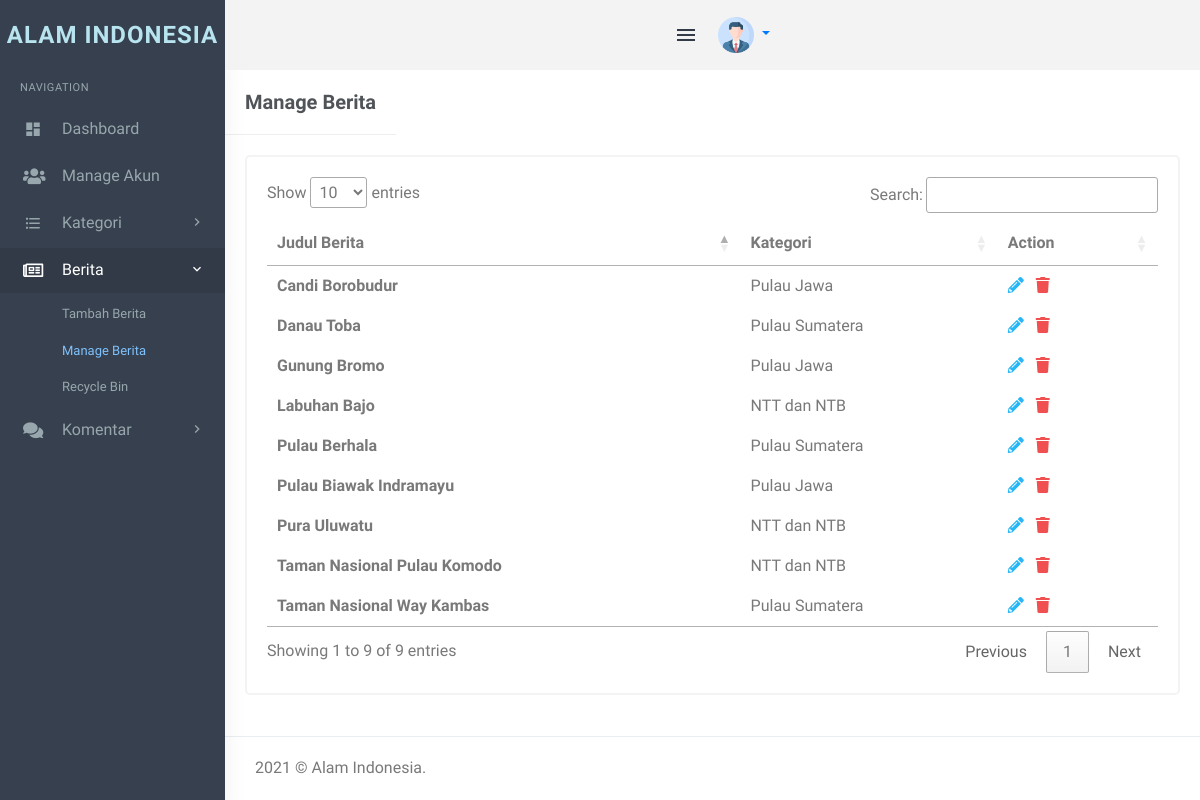
The app's page /admin/admin/manage-posts.php (signed in) with its own data.
### tables this page shows
CREATE TABLE `berita` (
  `id` int(11) NOT NULL,
  `judul` longtext DEFAULT NULL,
  `CategoryId` int(11) DEFAULT NULL,
  `ringkasan` text NOT NULL,
  `isiBerita` longtext DEFAULT NULL,
  `PostingDate` timestamp NULL DEFAULT current_timestamp(),
  `UpdationDate` timestamp NULL DEFAULT NULL ON UPDATE current_timestamp(),
  `Is_Active` int(1) DEFAULT NULL,
  `PostUrl` mediumtext DEFAULT NULL,
  `PostImage` varchar(255) DEFAULT NULL,
  `postedBy` varchar(255) DEFAULT NULL,
  `lastUpdatedBy` varchar(255) DEFAULT NULL
);

CREATE TABLE `kategori` (
  `id` int(11) NOT NULL,
  `CategoryName` varchar(200) DEFAULT NULL,
  `Description` mediumtext DEFAULT NULL,
  `PostingDate` timestamp NULL DEFAULT current_timestamp(),
  `UpdationDate` timestamp NULL DEFAULT NULL ON UPDATE current_timestamp(),
  `Is_Active` int(1) DEFAULT NULL
);

### admin/admin/manage-posts.php (the view, shortened to what this page needs)
<?php
include('../../includes/koneksi.php');
if (strlen($_SESSION['username']) == 0) {
    header('location:../../login/login.php');
} elseif ($_SESSION['userType'] == 0) {
    header('location:../../user.php');
} else {
?>
    <!DOCTYPE html>
    <html lang="en">
    <head>
        <link rel="stylesheet" href="../plugins/morris/morris.css">
        <link href="../plugins/jvectormap/jquery-jvectormap-2.0.2.css" rel="stylesheet" />
        <link href="assets/css/bootstrap.min.css" rel="stylesheet" type="text/css" />
        <link href="assets/css/core.css" rel="stylesheet" type="text/css" />
        <link href="assets/css/icons.css" rel="stylesheet" type="text/css" />
        <link href="assets/css/pages.css" rel="stylesheet" type="text/css" />
        <link href="assets/css/menu.css" rel="stylesheet" type="text/css" />
        <link href="../vendor/fontawesome-free/css/all.min.css" rel="stylesheet" type="text/css">
        <link href="assets/css/responsive.css" rel="stylesheet" type="text/css" />
        <link rel="stylesheet" href="https://cdn.datatables.net/1.11.3/css/jquery.dataTables.min.css">
        <link rel="stylesheet" href="../plugins/switchery/switchery.min.css">
    </head>
    <body class="fixed-left">
        <div id="wrapper">
            <?php include('includes/topheader.php'); ?>
            <?php include('includes/leftsidebar.php'); ?>
            <div class="content-page">
                <div class="content">
                    <div class="container">
                        <div class="row">
                            <div class="col-xs-12">
                                <div class="page-title-box">
                                    <h4 class="page-title">Manage Berita </h4>
                                    <div class="clearfix"></div>
                                </div>
                            </div>
                        </div>
                        <div class="row">
                            <div class="col-sm-12">
                                <div class="card-box">
                                    <div class="table-responsive">
                                        <table id="listberita">
                                            <thead>
                                                <tr>
                                                    <th>Judul Berita</th>
                                                    <th>Kategori</th>
                                                    <th>Action</th>
                                                </tr>
                                            </thead>
                                            <tbody>
                                                <?php
                                                $query = mysqli_query($con, "select berita.id as postid,berita.judul as title,kategori.CategoryName as category from berita left join kategori on kategori.id=berita.CategoryId where berita.Is_Active=1 ");
                                                $rowcount = mysqli_num_rows($query);
                                                if ($rowcount == 0) {
                                                ?>
                                                    <tr>
                                                        <td colspan="4" align="center">
                                                            <h3 style="color:red">No record found</h3>
                                                        </td>
                                                    <tr>
                                                        <?php
                                                    } else {
                                                        while ($row = mysqli_fetch_array($query)) {
                                                        ?>
                                                    <tr>
                                                        <td><b><?php echo htmlentities($row['title']); ?></b></td>
                                                        <td><?php echo htmlentities($row['category']) ?></td>
                                                        <td><a href="edit-post.php?pid=<?php echo htmlentities($row['postid']); ?>"><i class="fas fa-pencil-alt" style="color: #29b6f6;"></i></a>
                                                            &nbsp;<a href="manage-posts.php?pid=<?php echo htmlentities($row['postid']); ?>&&action=del" onclick="return confirm('Do you really want to delete ?')"> <i class="fas fa-trash" style="color: #f05050"></i></a> </td>
                                                    </tr>
                                            <?php }
                                                    } ?>
                                            </tbody>
                                        </table>
                                    </div>
                                </div>
                            </div>
                        </div>
                    </div>
                </div>
                <?php include('includes/footer.php'); ?>
            </div>
        </div>
    </body>
    </html>
<?php } ?>

### admin/admin/assets/css/core.css (style rules this page uses)
body { font-family: 'Varela Round', sans-serif; margin: 0; padding-bottom: 60px; overflow-x: hidden; color: #797979; }
html { position: relative; min-height: 100%; }
.h1, .h2, .h3, .h4, .h5, .h6, h1, h2, h3, h4, h5, h6 { color: #505458; font-family: 'Hind Madurai', sans-serif; margin: 10px 0; }
* { outline: none !important; }
b, strong { font-weight: 600; font-family: 'Hind Madurai', sans-serif; }
.container { width: auto; }
#wrapper { height: 100%; overflow: hidden; width: 100%; }
.card-box { padding: 20px; border: 2px solid #f3f3f3; -webkit-border-radius: 5px; border-radius: 5px; -moz-border-radius: 5px; background-clip: padding-box; margin-bottom: 20px; background-color: #ffffff; }
.row { margin-right: -10px; margin-left: -10px; }
.col-lg-1, .col-lg-10, .col-lg-11, .col-lg-12, .col-lg-2, .col-lg-3, .col-lg-4, .col-lg-5, .col-lg-6, .col-lg-7, .col-lg-8, .col-lg-9, .col-md-1, .col-md-10, .col-md-11, .col-md-12, .col-md-2, .col-md-3, .col-md-4, .col-md-5, .col-md-6, .col-md-7, .col-md-8, .col-md-9, .col-sm-1, .col-sm-10, .col-sm-11, .col-sm-12, .col-sm-2, .col-sm-3, .col-sm-4, .col-sm-5, .col-sm-6, .col-sm-7, .col-sm-8, .col-sm-9, .col-xs-1, .col-xs-10, .col-xs-11, .col-xs-12, .col-xs-2, .col-xs-3, .col-xs-4, .col-xs-5, .col-xs-6, .col-xs-7, .col-xs-8, .col-xs-9 { padding-left: 10px; padding-right: 10px; }

### admin/admin/assets/css/menu.css (style rules this page uses)
.content-page { margin-left: 225px; overflow: hidden; }
.content-page .content { padding: 0 5px 10px 5px; margin-top: 70px; }
.page-title { font-size: 20px; margin-bottom: 0; margin-top: 0; font-weight: 600; }
.page-title-box { padding: 20px; border-bottom: 1px solid #eee; margin: 0 -20px 20px -20px; }
.page-title-box .page-title { margin-bottom: 0; float: left; }

### records on screen
berita: judul "Candi Borobudur", CategoryId.CategoryName "Pulau Jawa"
berita: judul "Pulau Biawak Indramayu", CategoryId.CategoryName "Pulau Jawa"
berita: judul "Gunung Bromo", CategoryId.CategoryName "Pulau Jawa"
berita: judul "Danau Toba", CategoryId.CategoryName "Pulau Sumatera"
berita: judul "Taman Nasional Way Kambas", CategoryId.CategoryName "Pulau Sumatera"
berita: judul "Pulau Berhala", CategoryId.CategoryName "Pulau Sumatera"
berita: judul "Pura Uluwatu", CategoryId.CategoryName "NTT dan NTB"
berita: judul "Labuhan Bajo", CategoryId.CategoryName "NTT dan NTB"
berita: judul "Taman Nasional Pulau Komodo", CategoryId.CategoryName "NTT dan NTB"
